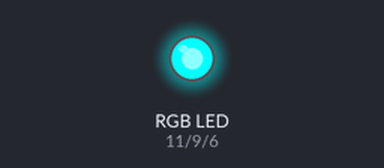
This sketch was run on a simulated Arduino Uno, built with avr-gcc and run on an emulated ATmega328P. Parts: an RGB LED mixed from three pins (HIGH = lit).

Above: at 0.5 s.
At 1.5 s:
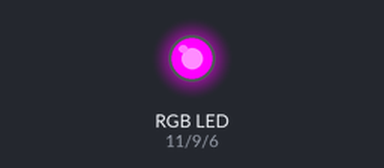
At 2.5 s:
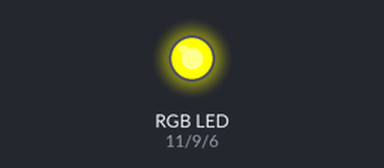
At 3.5 s:
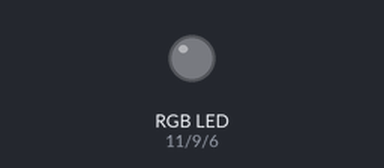
Timing chart, 0 to 5.2 s (numbered marks = the images above):
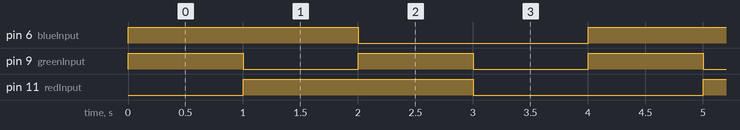

Measured:
- by itself, pin 6 (blueInput), pin 11 (redInput): alternates HIGH for 2.0 s and LOW for 2.0 s
- by itself, pin 9 (greenInput): alternates HIGH for 1.0 s and LOW for 1.0 s
- by itself, everything shown: repeats every 4.0 s, in 4 steps

The sketch:

how_to_control_RGB_light_using_Arduino.ino
```cpp
// (licence header left out)
//configure the PWM pins
int redInput=11;
int greenInput=9;
int blueInput=6;

void setup() //define the output pins
{

 pinMode(redInput, OUTPUT);
 pinMode(greenInput, OUTPUT);
 pinMode(blueInput, OUTPUT);

}

void loop() //generates the different color according to the provided values
{
  ledColor(0, 255, 255);// red
  delay(1000);
  ledColor(255, 0, 255); //green
  delay(1000);
 ledColor(255, 255, 0);// blue
  delay(1000);
  ledColor(0, 0, 0);//white
  delay(1000);

}
void ledColor(int red, int green, int blue)
{
analogWrite(redInput, red);
analogWrite(greenInput, green);
analogWrite(blueInput, blue);

}
```
